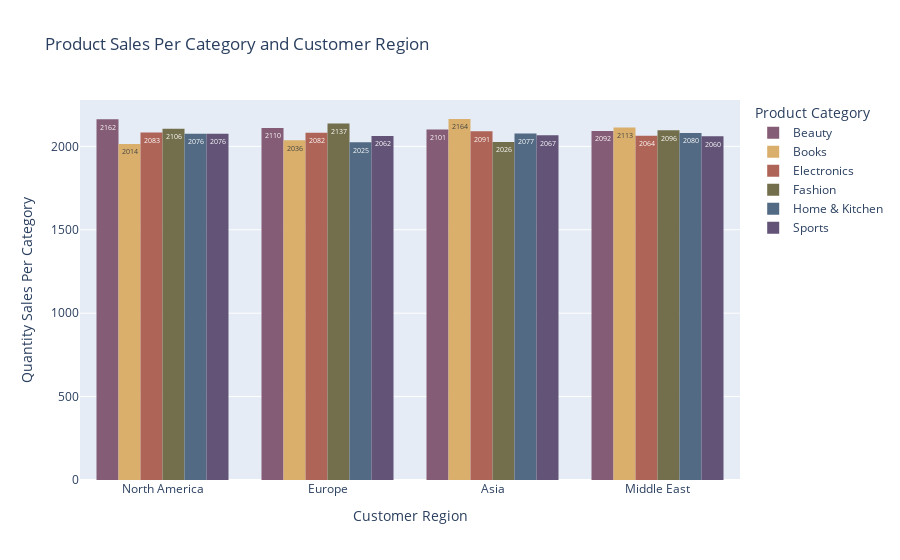

The cell this chart's notebook holds for it:
### Code cell
region = df.groupby('product_category')['customer_region'].value_counts().reset_index()
fig_region_category = px.histogram(
    region,
    x='customer_region',
    y='count',
    color='product_category',
    text_auto=True,
    barmode='group',
    labels={
        'count' : 'Count Per Category',
        'customer_region' : 'Customer Region',
        'product_category' : 'Product Category'
    },
    color_discrete_sequence=px.colors.qualitative.Antique, 
    title='Product Sales Per Category and Customer Region'
)
fig_region_category.update_traces(textangle=0)
fig_region_category.update_yaxes(title_text='Quantity Sales Per Category')
fig_region_category.show()

### Figure 1 — Plotly figure (JSON) as saved in the notebook; plotly's stock layout.template omitted (floating-point values rounded to 4 significant figures)
{"data": [{"alignmentgroup": "True", "bingroup": "x", "histfunc": "sum", "hovertemplate": "Product Category=Beauty<br>Customer Region=%{x}<br>sum of Count Per Category=%{y}<extra></extra>", "legendgroup": "Beauty", "marker": {"color": "rgb(133, 92, 117)", "pattern": {"shape": ""}}, "name": "Beauty", "offsetgroup": "Beauty", "orientation": "v", "showlegend": true, "textangle": 0, "texttemplate": "%{value}", "type": "histogram", "x": ["North America", "Europe", "Asia", "Middle East"], "xaxis": "x", "y": [2162, 2110, 2101, 2092], "yaxis": "y"}, {"alignmentgroup": "True", "bingroup": "x", "histfunc": "sum", "hovertemplate": "Product Category=Books<br>Customer Region=%{x}<br>sum of Count Per Category=%{y}<extra></extra>", "legendgroup": "Books", "marker": {"color": "rgb(217, 175, 107)", "pattern": {"shape": ""}}, "name": "Books", "offsetgroup": "Books", "orientation": "v", "showlegend": true, "textangle": 0, "texttemplate": "%{value}", "type": "histogram", "x": ["Asia", "Middle East", "Europe", "North America"], "xaxis": "x", "y": [2164, 2113, 2036, 2014], "yaxis": "y"}, {"alignmentgroup": "True", "bingroup": "x", "histfunc": "sum", "hovertemplate": "Product Category=Electronics<br>Customer Region=%{x}<br>sum of Count Per Category=%{y}<extra></extra>", "legendgroup": "Electronics", "marker": {"color": "rgb(175, 100, 88)", "pattern": {"shape": ""}}, "name": "Electronics", "offsetgroup": "Electronics", "orientation": "v", "showlegend": true, "textangle": 0, "texttemplate": "%{value}", "type": "histogram", "x": ["Asia", "North America", "Europe", "Middle East"], "xaxis": "x", "y": [2091, 2083, 2082, 2064], "yaxis": "y"}, {"alignmentgroup": "True", "bingroup": "x", "histfunc": "sum", "hovertemplate": "Product Category=Fashion<br>Customer Region=%{x}<br>sum of Count Per Category=%{y}<extra></extra>", "legendgroup": "Fashion", "marker": {"color": "rgb(115, 111, 76)", "pattern": {"shape": ""}}, "name": "Fashion", "offsetgroup": "Fashion", "orientation": "v", "showlegend": true, "textangle": 0, "texttemplate": "%{value}", "type": "histogram", "x": ["Europe", "North America", "Middle East", "Asia"], "xaxis": "x", "y": [2137, 2106, 2096, 2026], "yaxis": "y"}, {"alignmentgroup": "True", "bingroup": "x", "histfunc": "sum", "hovertemplate": "Product Category=Home & Kitchen<br>Customer Region=%{x}<br>sum of Count Per Category=%{y}<extra></extra>", "legendgroup": "Home & Kitchen", "marker": {"color": "rgb(82, 106, 131)", "pattern": {"shape": ""}}, "name": "Home & Kitchen", "offsetgroup": "Home & Kitchen", "orientation": "v", "showlegend": true, "textangle": 0, "texttemplate": "%{value}", "type": "histogram", "x": ["Middle East", "Asia", "North America", "Europe"], "xaxis": "x", "y": [2080, 2077, 2076, 2025], "yaxis": "y"}, {"alignmentgroup": "True", "bingroup": "x", "histfunc": "sum", "hovertemplate": "Product Category=Sports<br>Customer Region=%{x}<br>sum of Count Per Category=%{y}<extra></extra>", "legendgroup": "Sports", "marker": {"color": "rgb(98, 83, 119)", "pattern": {"shape": ""}}, "name": "Sports", "offsetgroup": "Sports", "orientation": "v", "showlegend": true, "textangle": 0, "texttemplate": "%{value}", "type": "histogram", "x": ["North America", "Asia", "Europe", "Middle East"], "xaxis": "x", "y": [2076, 2067, 2062, 2060], "yaxis": "y"}], "layout": {"barmode": "group", "legend": {"title": {"text": "Product Category"}, "tracegroupgap": 0}, "title": {"text": "Product Sales Per Category and Customer Region"}, "xaxis": {"anchor": "y", "domain": [0, 1], "title": {"text": "Customer Region"}}, "yaxis": {"anchor": "x", "domain": [0, 1], "title": {"text": "Quantity Sales Per Category"}}}}
